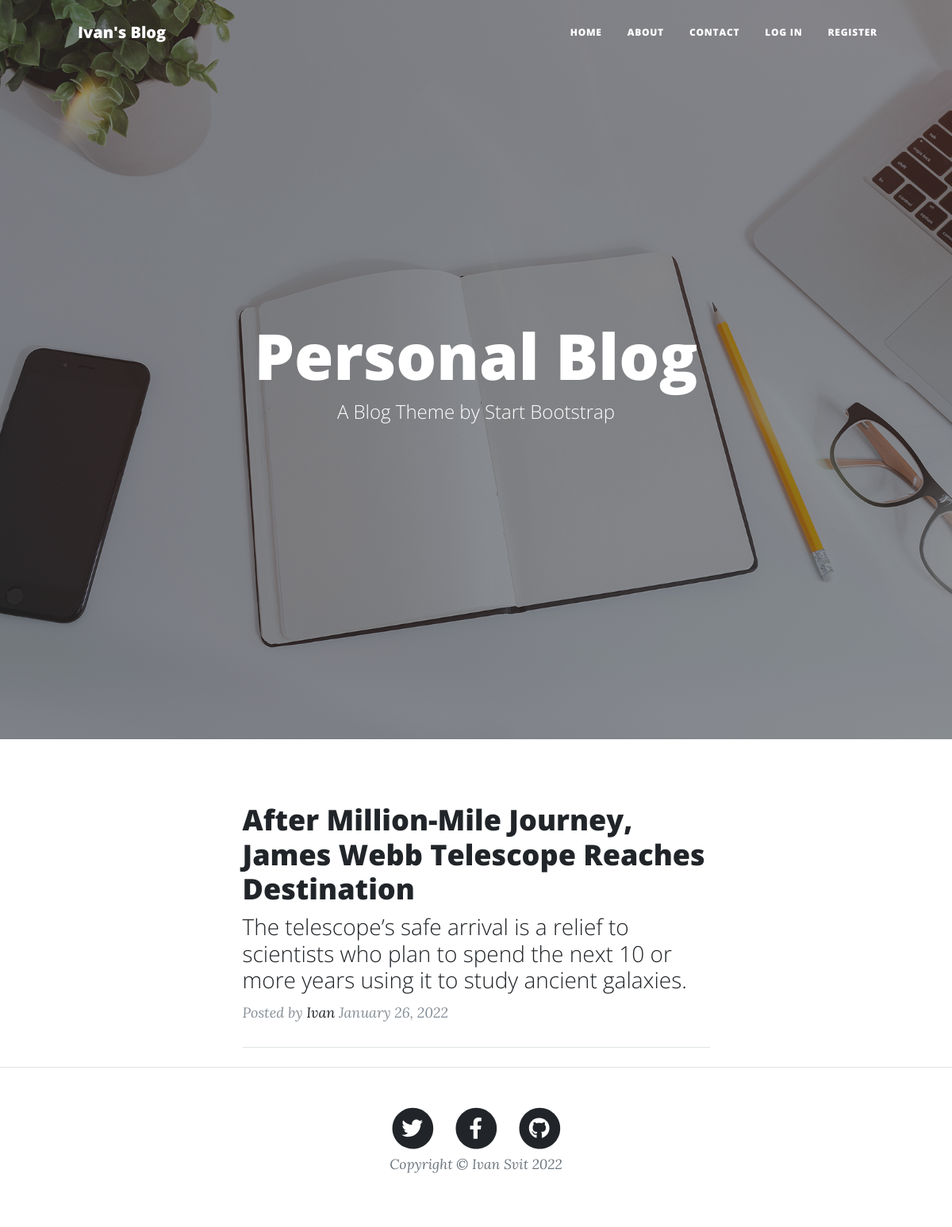
The page / on the database its author committed.
### database.py (models this page shows)
class BlogPost(db.Model):
    __tablename__ = "blog_posts"
    id = db.Column(db.Integer, primary_key=True)
    author_id = db.Column(db.Integer, db.ForeignKey("users.id"))
    author = relationship("User", back_populates="posts")
    title = db.Column(db.String(250), unique=True, nullable=False)
    subtitle = db.Column(db.String(250), nullable=False)
    date = db.Column(db.String(250), nullable=False)
    body = db.Column(db.Text, nullable=False)
    img_url = db.Column(db.String(250), nullable=False)
    comments = relationship("Comment", back_populates="parent_post")

class User(UserMixin, db.Model):
    __tablename__ = "users"
    id = db.Column(db.Integer, primary_key=True)
    email = db.Column(db.String(100), unique=100)
    password = db.Column(db.String(100))
    name = db.Column(db.String(1000))
    posts = relationship("BlogPost", back_populates="author")
    comments = relationship("Comment", back_populates="comment_author")

### main.py (the view)
@app.route("/")
def home_page():
    blog_posts = database.read_all()
    return render_template("index.html", posts=blog_posts)

### database.py (called while the page is built)
def read_all():
    all_posts = db.session.query(BlogPost).all()
    return all_posts

### templates/index.html (shortened to what this page needs)
{% include 'header.html' %}
<body>
<header class="masthead" style="background-image: url('static/assets/img/home-bg.jpg')">
    <div class="container position-relative px-4 px-lg-5">
        <div class="row gx-4 gx-lg-5 justify-content-center">
            <div class="col-md-10 col-lg-8 col-xl-7">
                <div class="site-heading">
                    <h1>Personal Blog</h1>
                    <span class="subheading">A Blog Theme by Start Bootstrap</span>
                </div>
            </div>
        </div>
    </div>
</header>
<div class="container px-4 px-lg-5">
    <div class="row gx-4 gx-lg-5 justify-content-center">
        <div class="col-md-10 col-lg-8 col-xl-7">
            {% for post in posts %}
            <div class="post-preview">
                <a href="{{ url_for('post_page', id=post['id']) }}">
                    <h2 class="post-title">{{ post['title'] }}</h2>
                    <h3 class="post-subtitle">{{ post['subtitle'] }}</h3>
                </a>
                <p class="post-meta">
                    Posted by
                    <a href="#!">{{ post['author']['name'] }}</a>
                    {{ post.date }}
                </p>
            </div>
            <hr class="my-4"/>
            {% endfor %}
        </div>
    </div>
</div>
{% include 'footer.html' %}

### templates/header.html (shortened to what this page needs)
<!DOCTYPE html>
<html lang="en">
<head>
    <link rel="stylesheet" href="https://cdn.jsdelivr.net/npm/bootstrap@4.5.3/dist/css/bootstrap.min.css"
>
    <link href="{{url_for('static', filename='css/styles.css')}}" rel="stylesheet"/>
    <link rel="stylesheet" href="{{ url_for('static', filename='css/styles.min.css') }}">
</head>
<nav class="navbar navbar-expand-lg navbar-light" id="mainNav">
    <div class="container px-4 px-lg-5">
        <a class="navbar-brand" href="{{ url_for('home_page') }}">Ivan's Blog</a>
        <div class="collapse navbar-collapse" id="navbarResponsive">
            <ul class="navbar-nav ms-auto py-4 py-lg-0">
                <li class="nav-item"><a class="nav-link px-lg-3 py-3 py-lg-4" href="{{ url_for('home_page') }}">Home</a></li>
                <li class="nav-item"><a class="nav-link px-lg-3 py-3 py-lg-4" href="{{ url_for('about') }}">About</a></li>
                <li class="nav-item"><a class="nav-link px-lg-3 py-3 py-lg-4" href="{{ url_for('contact') }}">Contact</a></li>
                {% if not current_user.is_authenticated %}
                <li class="nav-item"><a class="nav-link px-lg-3 py-3 py-lg-4" href="{{ url_for('login') }}">Log In</a></li>
                <li class="nav-item"><a class="nav-link px-lg-3 py-3 py-lg-4" href="{{ url_for('register') }}">Register</a></li>
                {% else %}
                <li class="nav-item"><a class="nav-link px-lg-3 py-3 py-lg-4" href="{{ url_for('logout') }}">Log out</a></li>
                {% endif %}
            </ul>
        </div>
    </div>
</nav>

### templates/footer.html (shortened to what this page needs)
<footer class="border-top">
    <div class="container px-4 px-lg-5">
        <div class="row gx-4 gx-lg-5 justify-content-center">
            <div class="col-md-10 col-lg-8 col-xl-7">
                <ul class="list-inline text-center">
                    <li class="list-inline-item">
                        <a href="#!">
                                    <span class="fa-stack fa-lg">
                                        <i class="fas fa-circle fa-stack-2x"></i>
                                        <i class="fab fa-twitter fa-stack-1x fa-inverse"></i>
                                    </span>
                        </a>
                    </li>
                    <li class="list-inline-item">
                        <a href="#!">
                                    <span class="fa-stack fa-lg">
                                        <i class="fas fa-circle fa-stack-2x"></i>
                                        <i class="fab fa-facebook-f fa-stack-1x fa-inverse"></i>
                                    </span>
                        </a>
                    </li>
                    <li class="list-inline-item">
                        <a href="#!">
                                    <span class="fa-stack fa-lg">
                                        <i class="fas fa-circle fa-stack-2x"></i>
                                        <i class="fab fa-github fa-stack-1x fa-inverse"></i>
                                    </span>
                        </a>
                    </li>
                </ul>
                <div class="small text-center text-muted fst-italic">Copyright &copy; Ivan Svit 2022</div>
            </div>
        </div>
    </div>
</footer>
</body>
</html>

### rows shown on the page
BlogPost: title "After Million-Mile Journey, James Webb Telescope Reaches Destination", subtitle "The telescope’s safe arrival is a relief to scientists who plan to spend the next 10 or more years using it to study ancient galaxies.", author.name "Ivan", date "January 26, 2022"
